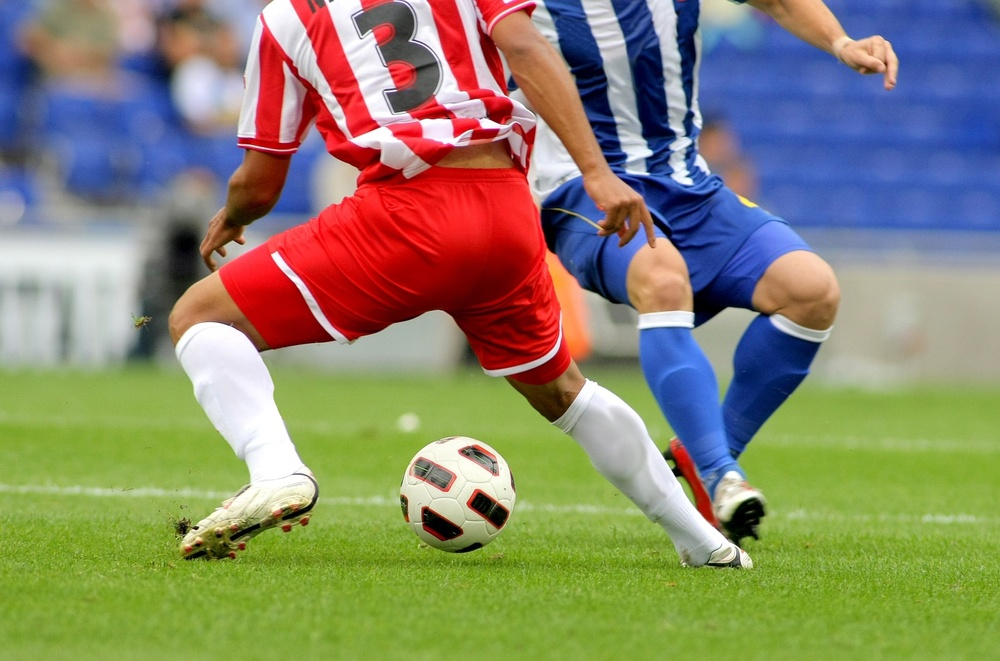
#> input picture L04/img/soccer.jpg, 1000 x 661 px, shrunk from 1434 x 948 before the run, found by its file name
$ python L04_Homework_01.py
#> lines starting #> are read from the running program, lines starting #| are printed output that depends on the picture; after the words box and inside, x2 and y2 are one past the last pixel; in counts of white or black regions, pixels touching at a corner belong together
import cv2 as cv
import sys
import matplotlib.pyplot as plt

img=cv.imread('L04\img\soccer.jpg')
#> img is the input picture: shape (661, 1000, 3); mean B, G, R 107.3, 133.3, 136.8

gray = cv.cvtColor(img, cv.COLOR_BGR2GRAY)
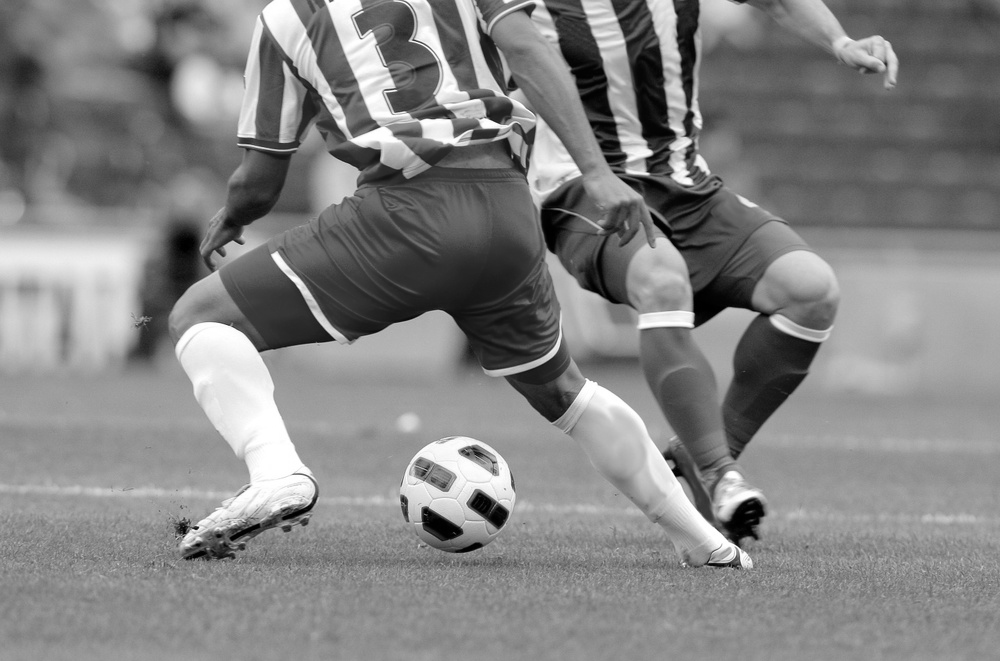
#> gray: shape (661, 1000); min 0, max 255, mean 131.4

if img is None:
    sys.exit('파일이 존재하지 않습니다.')

t,bin_img=cv.threshold(gray,127,255,cv.THRESH_BINARY)
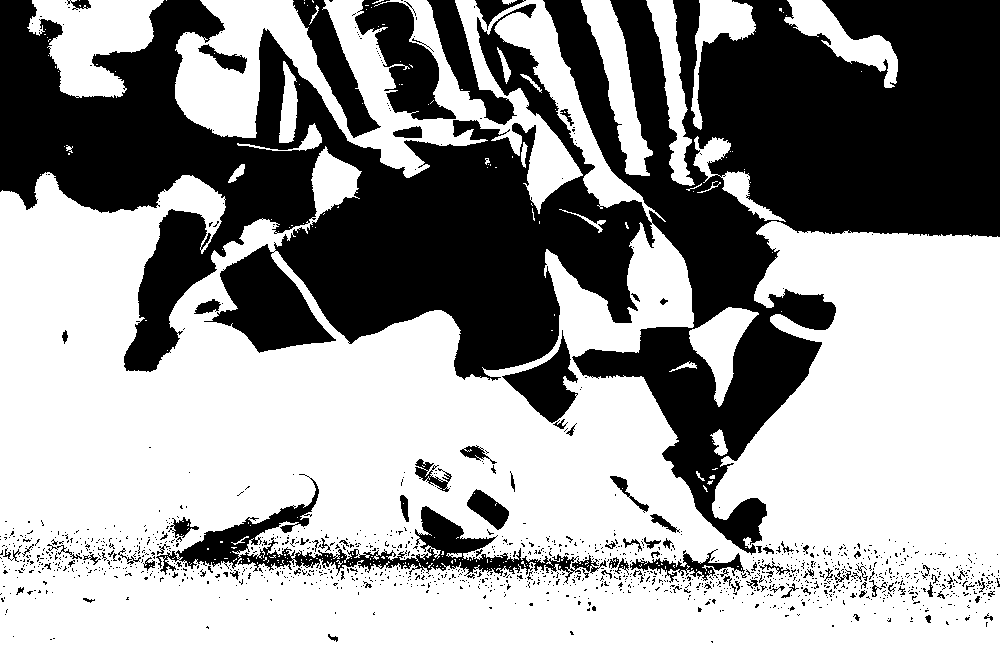
#> bin_img: shape (661, 1000); 60.8% white; 1393 black regions (1292 under 20 px), largest, box (x1, y1, x2, y2) and area: (0, 0, 1000, 555) 222399, (156, 474, 607, 584) 8829, (355, 0, 456, 120) 5448

h=cv.calcHist([bin_img],[0],None,[256],[0,256])
#> h = 256 values, max 402039 at index 255, min 0 at index 1, mean 2582
g=cv.calcHist([gray],[0],None,[256],[0,256])
#> g = 256 values, max 10385 at index 147, min 286 at index 0, mean 2582

plt.figure(figsize=(10,5))
plt.subplot(1,2,1)
plt.plot(g,color='r',linewidth=1)
plt.title("Grayscale Histogram")
plt.subplot(1,2,2)
plt.plot(h,color='b',linewidth=1)
plt.title("Binary Histogram")
plt.show()
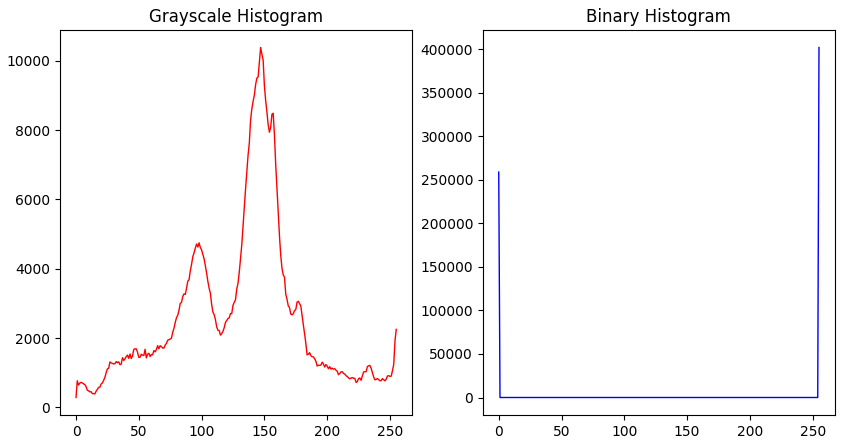
#> figure drawn by matplotlib, 2 panels; panel 1: curve peaks at x = 147, y = 10385; panel 2: curve peaks at x = 255, y = 402039

$ run again, with L04/img/mistyroad.jpg copied over L04/img/soccer.jpg
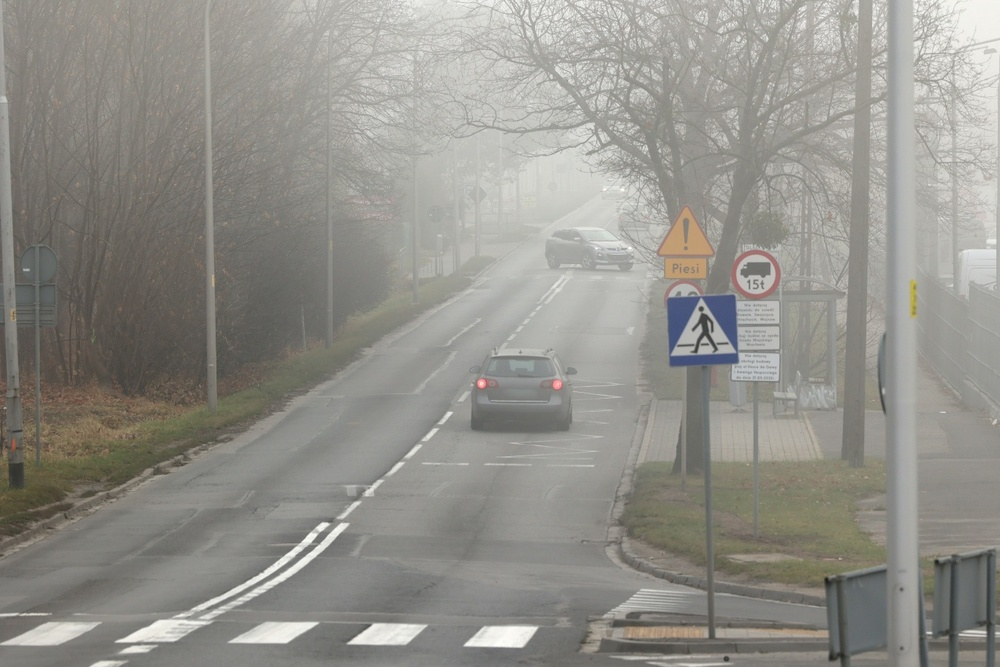
#> input picture L04/img/mistyroad.jpg, 1000 x 667 px, shrunk from 1368 x 912 before the run, found by its file name
#> img is the input picture: shape (667, 1000, 3); mean B, G, R 138.7, 145, 146.5
#> `t,bin_img=cv.threshold(gray,127,255,cv.THRESH_BINARY)`:
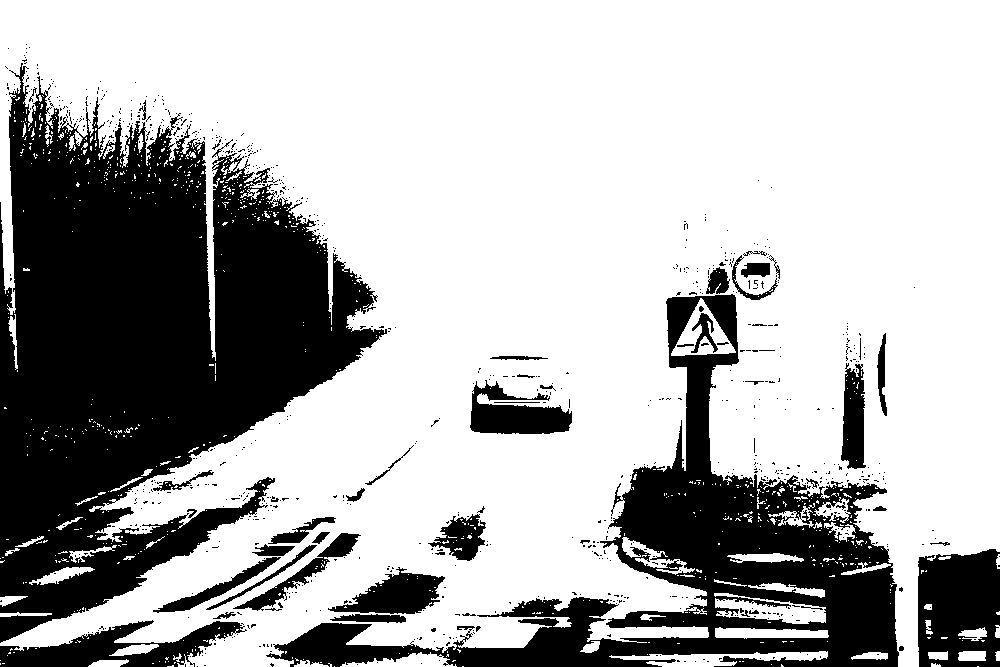
#> bin_img: shape (667, 1000); 69.5% white; 807 black regions (754 under 20 px), largest, box (x1, y1, x2, y2) and area: (0, 63, 387, 643) 117309, (266, 294, 899, 667) 53285, (918, 549, 1000, 667) 8193
#> h = 256 values, max 463303 at index 255, min 0 at index 1, mean 2605.5
#> g = 256 values, max 9114 at index 139, min 0 at index 0, mean 2605.5
#> `plt.show()`:
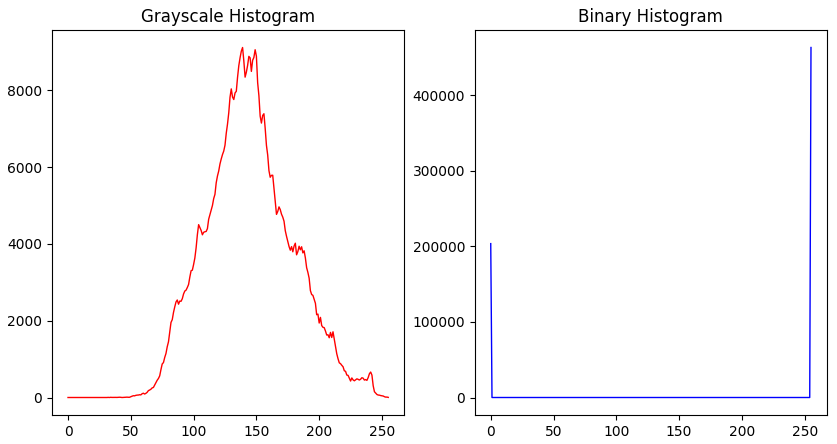
#> figure drawn by matplotlib, 2 panels; panel 1: curve peaks at x = 139, y = 9114; panel 2: curve peaks at x = 255, y = 463303

$ run again, with L04/img/rose.png saved as L04/img/soccer.jpg
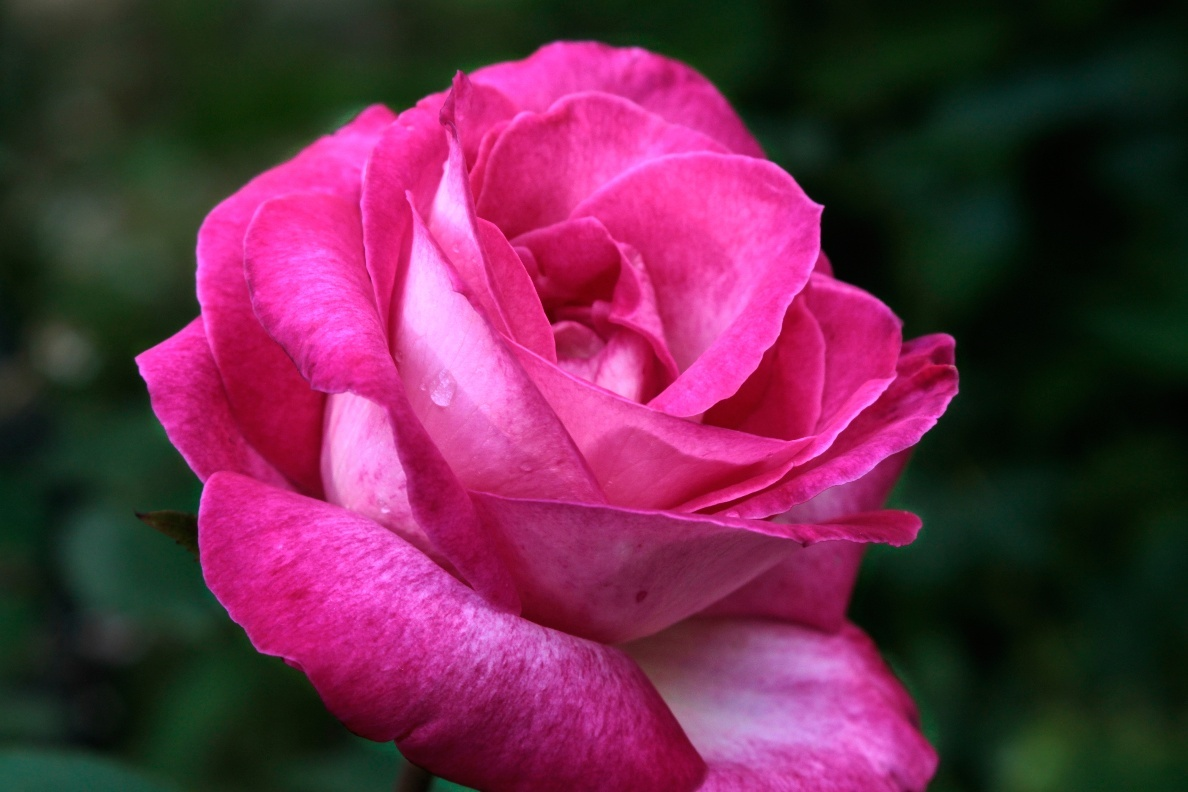
#> input picture L04/img/rose.png, 1188 x 792 px, found by its file name
#> img is the input picture: shape (792, 1188, 3); mean B, G, R 74.2, 43.7, 103.7
#> `t,bin_img=cv.threshold(gray,127,255,cv.THRESH_BINARY)`:
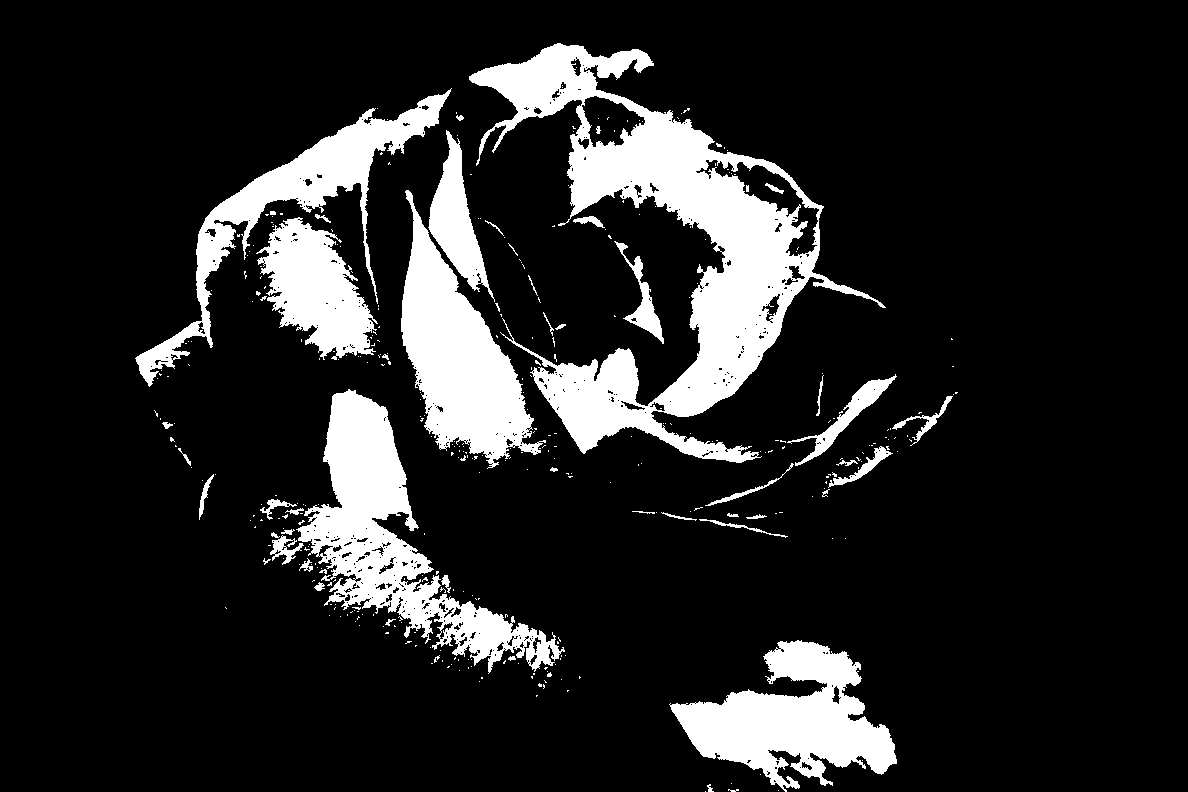
#> bin_img: shape (792, 1188); 14.5% white; 374 white regions (323 under 20 px), largest, box (x1, y1, x2, y2) and area: (469, 43, 886, 463) 46802, (296, 389, 565, 674) 21120, (401, 190, 546, 469) 17075
#> h = 256 values, max 804277 at index 0, min 0 at index 1, mean 3675.4
#> g = 256 values, max 13652 at index 14, min 0 at index 0, mean 3675.4
#> `plt.show()`:
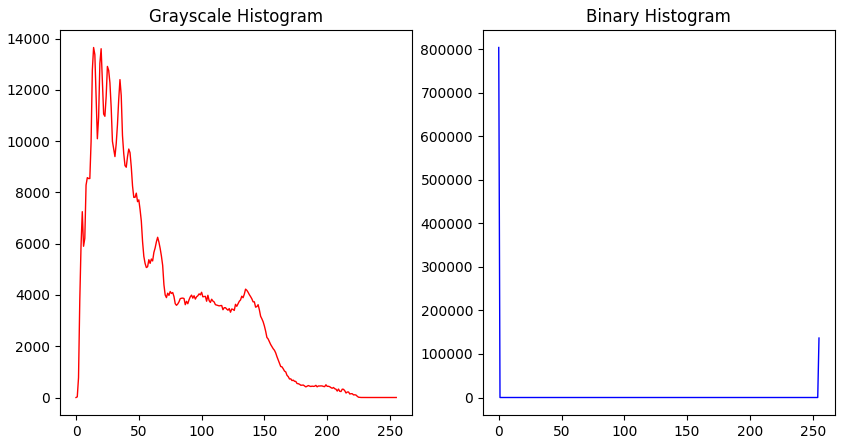
#> figure drawn by matplotlib, 2 panels; panel 1: curve peaks at x = 14, y = 13652; panel 2: curve peaks at x = 0, y = 804277
